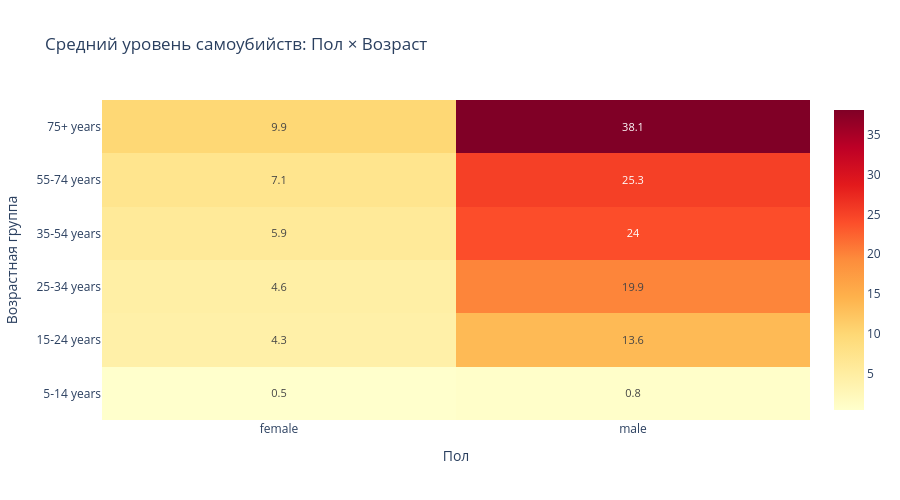

The cell this chart's notebook holds for it:
### Markdown cell above
## 10. Визуализация 6: Сравнение по полам и возрасту

### Code cell
# Построение тепловой карты
heatmap_data = df.pivot_table(
    values='suicide_rate',
    index='age',
    columns='sex',
    aggfunc='mean'
)

# Сортировка по возрастным группам
heatmap_data = heatmap_data.reindex([k for k, v in sorted(age_order.items(), key=lambda x: x[1])])

fig6 = go.Figure(data=go.Heatmap(
    z=heatmap_data.values,
    x=heatmap_data.columns,
    y=heatmap_data.index,
    colorscale='YlOrRd',
    text=heatmap_data.values.round(1),
    texttemplate='%{text}',
    textfont={"size": 11}
))

fig6.update_layout(
    title='Средний уровень самоубийств: Пол × Возраст',
    xaxis_title='Пол',
    yaxis_title='Возрастная группа',
    height=500,
    template='plotly_white'
)

fig6.show()

### Figure 1 — Plotly figure (JSON) as saved in the notebook; plotly's stock layout.template omitted (floating-point values rounded to 4 significant figures)
{"data": [{"colorscale": [[0.0, "rgb(255,255,204)"], [0.125, "rgb(255,237,160)"], [0.25, "rgb(254,217,118)"], [0.375, "rgb(254,178,76)"], [0.5, "rgb(253,141,60)"], [0.625, "rgb(252,78,42)"], [0.75, "rgb(227,26,28)"], [0.875, "rgb(189,0,38)"], [1.0, "rgb(128,0,38)"]], "text": [[0.5, 0.8], [4.3, 13.6], [4.6, 19.9], [5.9, 24.0], [7.1, 25.3], [9.9, 38.1]], "textfont": {"size": 11}, "texttemplate": "%{text}", "x": ["female", "male"], "y": ["5-14 years", "15-24 years", "25-34 years", "35-54 years", "55-74 years", "75+ years"], "z": [[0.4629, 0.7795], [4.338, 13.6], [4.584, 19.85], [5.93, 24.05], [7.138, 25.26], [9.928, 38.08]], "type": "heatmap"}], "layout": {"title": {"text": "Средний уровень самоубийств: Пол × Возраст"}, "xaxis": {"title": {"text": "Пол"}}, "yaxis": {"title": {"text": "Возрастная группа"}}, "height": 500}}
